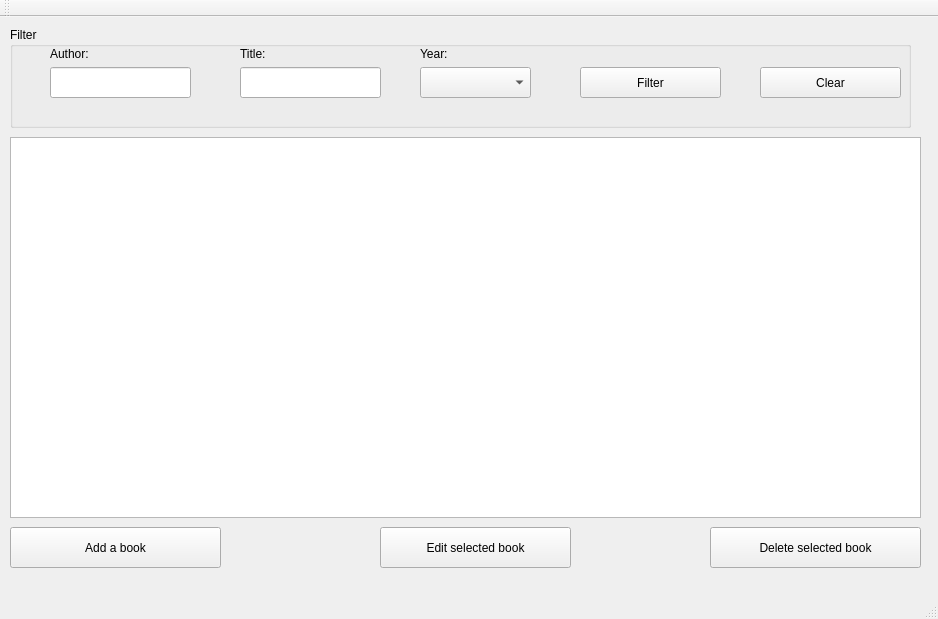
<?xml version="1.0" encoding="UTF-8"?>
<ui version="4.0">
 <class>MainWindow</class>
 <widget class="QMainWindow" name="MainWindow">
  <property name="geometry">
   <rect>
    <x>0</x>
    <y>0</y>
    <width>938</width>
    <height>619</height>
   </rect>
  </property>
  <property name="windowTitle">
   <string>MainWindow</string>
  </property>
  <widget class="QWidget" name="centralWidget">
   <widget class="QPushButton" name="pushButton">
    <property name="geometry">
     <rect>
      <x>10</x>
      <y>510</y>
      <width>211</width>
      <height>41</height>
     </rect>
    </property>
    <property name="text">
     <string>Add a book</string>
    </property>
   </widget>
   <widget class="QPushButton" name="pushButton_2">
    <property name="geometry">
     <rect>
      <x>380</x>
      <y>510</y>
      <width>191</width>
      <height>41</height>
     </rect>
    </property>
    <property name="text">
     <string>Edit selected book</string>
    </property>
   </widget>
   <widget class="QPushButton" name="pushButton_3">
    <property name="geometry">
     <rect>
      <x>710</x>
      <y>510</y>
      <width>211</width>
      <height>41</height>
     </rect>
    </property>
    <property name="text">
     <string>Delete selected book</string>
    </property>
   </widget>
   <widget class="QTableView" name="tableView">
    <property name="geometry">
     <rect>
      <x>10</x>
      <y>120</y>
      <width>911</width>
      <height>381</height>
     </rect>
    </property>
   </widget>
   <widget class="QGroupBox" name="groupBox">
    <property name="geometry">
     <rect>
      <x>10</x>
      <y>10</y>
      <width>901</width>
      <height>101</height>
     </rect>
    </property>
    <property name="title">
     <string>Filter</string>
    </property>
    <widget class="QComboBox" name="comboBox">
     <property name="geometry">
      <rect>
       <x>410</x>
       <y>40</y>
       <width>111</width>
       <height>31</height>
      </rect>
     </property>
    </widget>
    <widget class="QPushButton" name="pushButton_4">
     <property name="geometry">
      <rect>
       <x>570</x>
       <y>40</y>
       <width>141</width>
       <height>31</height>
      </rect>
     </property>
     <property name="text">
      <string>Filter</string>
     </property>
    </widget>
    <widget class="QPushButton" name="pushButton_5">
     <property name="geometry">
      <rect>
       <x>750</x>
       <y>40</y>
       <width>141</width>
       <height>31</height>
      </rect>
     </property>
     <property name="text">
      <string>Clear</string>
     </property>
    </widget>
    <widget class="QLabel" name="label">
     <property name="geometry">
      <rect>
       <x>40</x>
       <y>20</y>
       <width>47</width>
       <height>13</height>
      </rect>
     </property>
     <property name="text">
      <string>Author:</string>
     </property>
    </widget>
    <widget class="QLabel" name="label_2">
     <property name="geometry">
      <rect>
       <x>230</x>
       <y>20</y>
       <width>47</width>
       <height>13</height>
      </rect>
     </property>
     <property name="text">
      <string>Title:</string>
     </property>
    </widget>
    <widget class="QLabel" name="label_3">
     <property name="geometry">
      <rect>
       <x>410</x>
       <y>20</y>
       <width>47</width>
       <height>13</height>
      </rect>
     </property>
     <property name="text">
      <string>Year:</string>
     </property>
    </widget>
    <widget class="QLineEdit" name="lineEdit">
     <property name="geometry">
      <rect>
       <x>40</x>
       <y>40</y>
       <width>141</width>
       <height>31</height>
      </rect>
     </property>
    </widget>
    <widget class="QLineEdit" name="lineEdit_2">
     <property name="geometry">
      <rect>
       <x>230</x>
       <y>40</y>
       <width>141</width>
       <height>31</height>
      </rect>
     </property>
    </widget>
   </widget>
  </widget>
  <widget class="QMenuBar" name="menuBar">
   <property name="geometry">
    <rect>
     <x>0</x>
     <y>0</y>
     <width>938</width>
     <height>21</height>
    </rect>
   </property>
  </widget>
  <widget class="QToolBar" name="mainToolBar">
   <attribute name="toolBarArea">
    <enum>TopToolBarArea</enum>
   </attribute>
   <attribute name="toolBarBreak">
    <bool>false</bool>
   </attribute>
  </widget>
  <widget class="QStatusBar" name="statusBar"/>
 </widget>
 <layoutdefault spacing="6" margin="11"/>
 <resources/>
 <connections>
  <connection>
   <sender>tableView</sender>
   <signal>doubleClicked(QModelIndex)</signal>
   <receiver>pushButton_2</receiver>
   <slot>click()</slot>
   <hints>
    <hint type="sourcelabel">
     <x>338</x>
     <y>460</y>
    </hint>
    <hint type="destinationlabel">
     <x>334</x>
     <y>559</y>
    </hint>
   </hints>
  </connection>
 </connections>
</ui>
